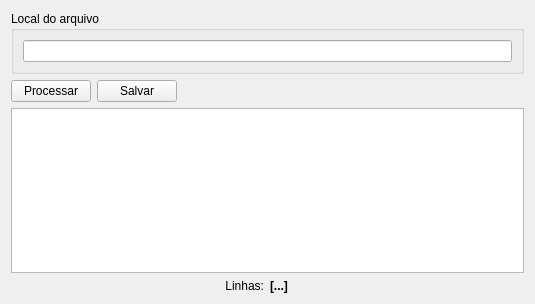
<?xml version="1.0" encoding="UTF-8"?>
<ui version="4.0">
 <class>TruncarArquivosTexto</class>
 <widget class="QWidget" name="TruncarArquivosTexto">
  <property name="geometry">
   <rect>
    <x>0</x>
    <y>0</y>
    <width>535</width>
    <height>304</height>
   </rect>
  </property>
  <property name="windowTitle">
   <string>Form</string>
  </property>
  <layout class="QGridLayout" name="gridLayout">
   <item row="3" column="0">
    <widget class="QLabel" name="label">
     <property name="font">
      <font>
       <weight>50</weight>
       <bold>false</bold>
      </font>
     </property>
     <property name="text">
      <string>Linhas:</string>
     </property>
     <property name="alignment">
      <set>Qt::AlignRight|Qt::AlignTrailing|Qt::AlignVCenter</set>
     </property>
    </widget>
   </item>
   <item row="3" column="1">
    <widget class="QLabel" name="labelTotalDeLinhas">
     <property name="font">
      <font>
       <weight>75</weight>
       <bold>true</bold>
      </font>
     </property>
     <property name="text">
      <string>[...]</string>
     </property>
    </widget>
   </item>
   <item row="2" column="0" colspan="2">
    <widget class="QPlainTextEdit" name="plainTextEdit"/>
   </item>
   <item row="1" column="0" colspan="2">
    <layout class="QHBoxLayout" name="horizontalLayout_2">
     <item>
      <widget class="QPushButton" name="botaoProcessar">
       <property name="text">
        <string>Processar</string>
       </property>
      </widget>
     </item>
     <item>
      <widget class="QPushButton" name="botaoSalvar">
       <property name="text">
        <string>Salvar</string>
       </property>
      </widget>
     </item>
     <item>
      <spacer name="horizontalSpacer">
       <property name="orientation">
        <enum>Qt::Horizontal</enum>
       </property>
       <property name="sizeHint" stdset="0">
        <size>
         <width>398</width>
         <height>20</height>
        </size>
       </property>
      </spacer>
     </item>
    </layout>
   </item>
   <item row="0" column="0" colspan="2">
    <widget class="QGroupBox" name="groupBox">
     <property name="title">
      <string>Local do arquivo</string>
     </property>
     <layout class="QHBoxLayout" name="horizontalLayout">
      <item>
       <widget class="QLineEdit" name="campoLocalDoArquivo">
        <property name="font">
         <font>
          <weight>75</weight>
          <bold>true</bold>
         </font>
        </property>
        <property name="readOnly">
         <bool>true</bool>
        </property>
       </widget>
      </item>
     </layout>
    </widget>
   </item>
  </layout>
 </widget>
 <tabstops>
  <tabstop>campoLocalDoArquivo</tabstop>
  <tabstop>botaoProcessar</tabstop>
  <tabstop>botaoSalvar</tabstop>
  <tabstop>plainTextEdit</tabstop>
 </tabstops>
 <resources/>
 <connections/>
</ui>
